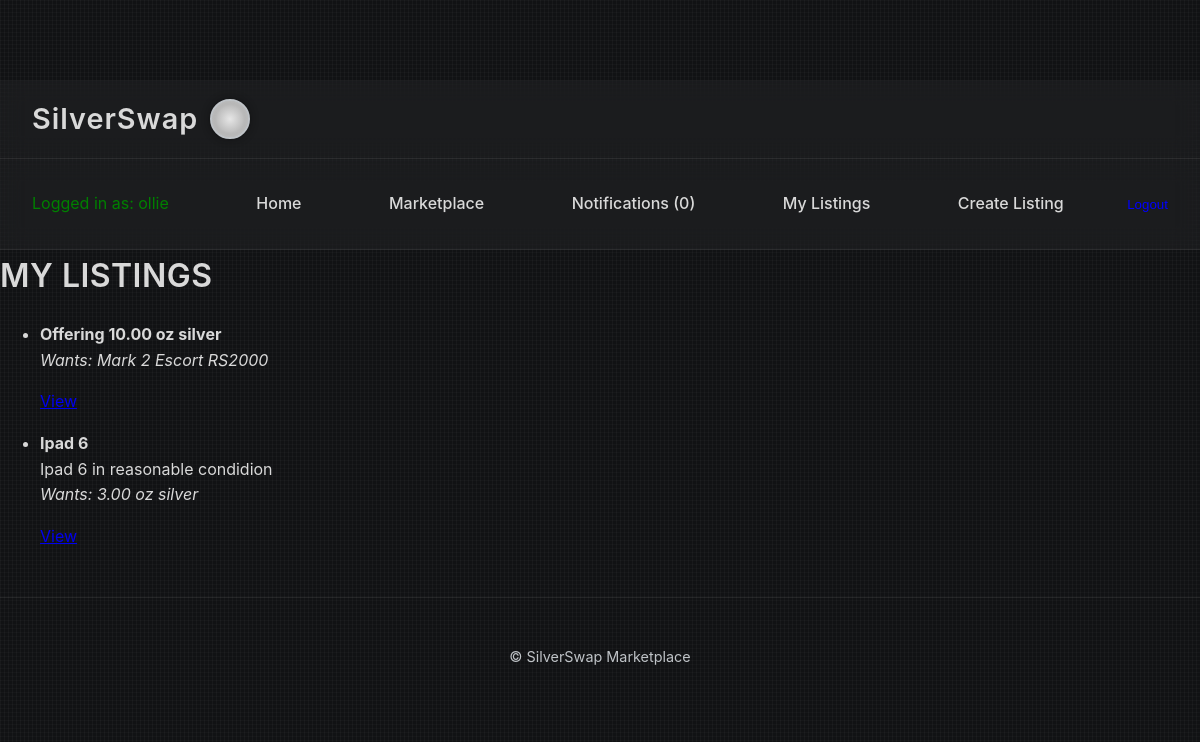
Page /my-listings/ (signed in) on the committed database.
### exchange/models.py (models this page shows, shortened)
class Listing(models.Model):
    LISTING_TYPES = [
        ("item_for_silver", "Item for Silver"),
        ("silver_for_item", "Silver for Item"),
    ]
    STATUS_CHOICES = [
        ("active", "Active"),
        ("pending", "Pending Exchange"),
        ("completed", "Completed"),
        ("cancelled", "Cancelled"),
    ]
    owner = models.ForeignKey(User, on_delete=models.CASCADE)
    listing_type = models.CharField(max_length=20, choices=LISTING_TYPES)
    status = models.CharField(max_length=20, choices=STATUS_CHOICES, default="active")
    item = models.ForeignKey(Item, null=True, blank=True, on_delete=models.SET_NULL)
    desired_silver_oz = models.DecimalField(max_digits=10, decimal_places=2, null=True, blank=True)
    bullion_amount_oz = models.DecimalField(max_digits=10, decimal_places=2, null=True, blank=True)
    desired_item_description = models.TextField(null=True, blank=True)
    created_at = models.DateTimeField(auto_now_add=True)

class Item(models.Model):
    owner = models.ForeignKey(User, on_delete=models.CASCADE)
    name = models.CharField(max_length=255)
    description = models.TextField()
    created_at = models.DateTimeField(auto_now_add=True)

### exchange/views.py (the view)
# urls.py: path('my-listings/', views.my_listings, name='my_listings'),
@login_required
def my_listings(request):
    listings = Listing.objects.filter(owner=request.user).order_by('-created_at')
    return render(request, 'exchange/my_listings.html', {'listings': listings})

### exchange/models.py (called while the page is built)
@property
def unread_notifications(self):
    return self.notifications.filter(is_read=False).count()

### exchange/templates/exchange/my_listings.html (shortened to what this page needs)
{% extends 'base.html' %}
{% block content %}
<h1>My Listings</h1>
{% if listings %}
    <ul>
        {% for listing in listings %}
            <li style="margin-bottom: 1rem;">
                {% if listing.listing_type == "item_for_silver" %}
                    <strong>{{ listing.item.name }}</strong><br>
                    {{ listing.item.description|truncatewords:20 }}<br>
                    <em>Wants: {{ listing.desired_silver_oz }} oz silver</em><br>
                {% elif listing.listing_type == "silver_for_item" %}
                    <strong>Offering {{ listing.bullion_amount_oz }} oz silver</strong><br>
                    <em>Wants: {{ listing.desired_item_description|truncatewords:20 }}</em><br>
                {% endif %}
                <p>
                    <a href="{% url 'listing_detail' listing.id %}">View</a>
                </p>
            </li>
        {% endfor %}
    </ul>
{% else %}
    <p>You haven't listed anything yet.</p>
{% endif %}
{% endblock %}

### templates/base.html (shortened to what this page needs)
<!DOCTYPE html>
<html lang="en">
<head>
    {% load static %}
    <link rel="stylesheet" href="{% static 'style.css' %}">
</head>
<body>
    <header class="site-header">
        <div class="logo-container">
            <span class="logo-text">SilverSwap</span>
            <div class="coin"></div>
        </div>
    </header>
    <nav>
        {% if user.is_authenticated %}
            <p style="color: green;">Logged in as: {{ user.username }}</p>
        {% else %}
            <p style="color: red;">Not logged in</p>
        {% endif %}
        <a href="{% url 'home' %}">Home</a>
        <a href="{% url 'marketplace_index' %}">Marketplace</a>
        {% if user.is_authenticated %}
            <a href="{% url 'notifications' %}">
                    Notifications ({{ user.unread_notifications }})
            </a>
        {% endif %}
        {% if user.is_authenticated %}
            <a href="{% url 'my_listings' %}">My Listings</a>
            <a href="{% url 'create_listing' %}">Create Listing</a>
            <form method="post" action="{% url 'logout' %}" style="display:inline;">
                <button type="submit" style="background:none;border:none;color:#00f;cursor:pointer;padding:0;">
                </button>
            </form>
        {% else %}
            <a href="{% url 'login' %}">Login</a>
            <a href="{% url 'signup' %}">Sign Up</a>
        {% endif %}
    </nav>
    <div class="container">
        {% block content %}
        {% endblock %}
    </div>
    <footer>
        <p>&copy; {{ year }} SilverSwap Marketplace</p>
    </footer>
</body>
</html>

### exchange/static/style.css (style rules this page uses)
:root { --bg-dark: #111214; --bg-panel: rgba(255, 255, 255, 0.03); --bg-panel-strong: rgba(255, 255, 255, 0.06); --silver: #d9d9d9; --silver-soft: #bfc3c7; --silver-glow: #e8eef2; --accent: #9ec7ff; --accent-strong: #c7e2ff; --border-light: rgba(255, 255, 255, 0.08); --border-strong: rgba(255, 255, 255, 0.15); --shadow: rgba(0, 0, 0, 0.45); }
body { background: var(--bg-dark); background-image: linear-gradient(90deg, rgba(255,255,255,0.03) 1px, transparent 1px), linear-gradient(rgba(255,255,255,0.02) 1px, transparent 1px); background-size: 4px 4px; color: var(--silver); font-family: 'Inter', sans-serif; margin: 0; padding: 0; line-height: 1.6; padding-top: 80px; }
h1, h2, h3 { letter-spacing: 0.5px; text-transform: uppercase; font-weight: 600; margin-top: 0; }
p { color: var(--silver-soft); }
.site-header { display: flex; align-items: center; padding: 1rem 2rem; background: rgba(255, 255, 255, 0.03); border-bottom: 1px solid var(--border-light); backdrop-filter: blur(12px); }
.logo-container { display: flex; align-items: center; gap: 12px; }
.logo-text { font-size: 1.8rem; font-weight: 600; color: var(--silver); letter-spacing: 1px; text-transform: none; }
.coin { width: 36px; height: 36px; border-radius: 50%; background: radial-gradient(circle, #e6e6e6, #bfbfbf, #8c8c8c); border: 2px solid var(--silver-soft); box-shadow: inset 0 0 4px rgba(255,255,255,0.4), 0 0 8px rgba(0,0,0,0.4); animation: spin 2s linear infinite; }
nav { backdrop-filter: blur(12px); background: rgba(255, 255, 255, 0.03); border-bottom: 1px solid var(--border-light); padding: 1rem 2rem; display: flex; justify-content: space-between; align-items: center; }
nav a { color: var(--silver); text-decoration: none; margin-left: 1.5rem; font-weight: 500; transition: 0.2s ease; }
button, .btn { background: linear-gradient(145deg, #1a1b1d, #0f0f10); border: 1px solid var(--border-light); color: var(--silver); border-radius: 6px; padding: 0.7rem 1.2rem; cursor: pointer; transition: 0.25s ease; font-weight: 500; }
footer { text-align: center; padding: 2rem; color: var(--silver-soft); font-size: 0.9rem; border-top: 1px solid var(--border-light); margin-top: 3rem; }

### rows in the picture
Listing: bullion_amount_oz "10.00", desired_item_description "Mark 2 Escort RS2000"
Listing: item.name "Ipad 6", item.description "Ipad 6 in reasonable condidion", desired_silver_oz "3.00"

### other values in the picture
{{ user.username }} "ollie"
{{ user.unread_notifications }} "0"
